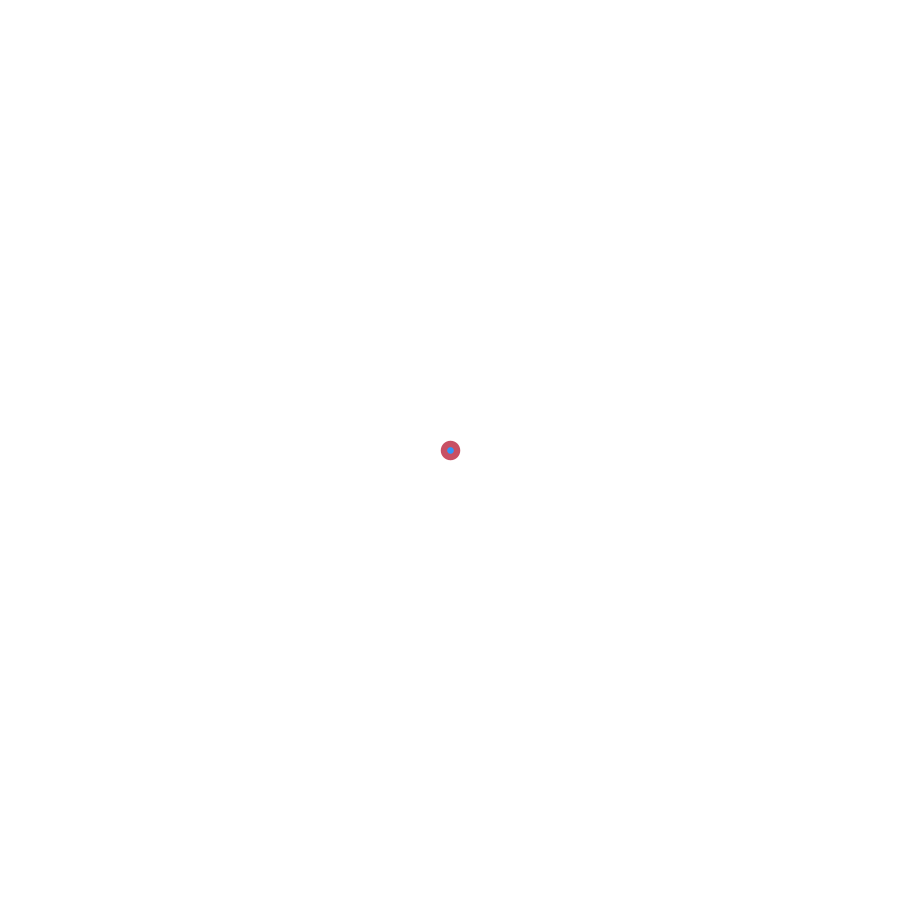
Frame 1 (no input)
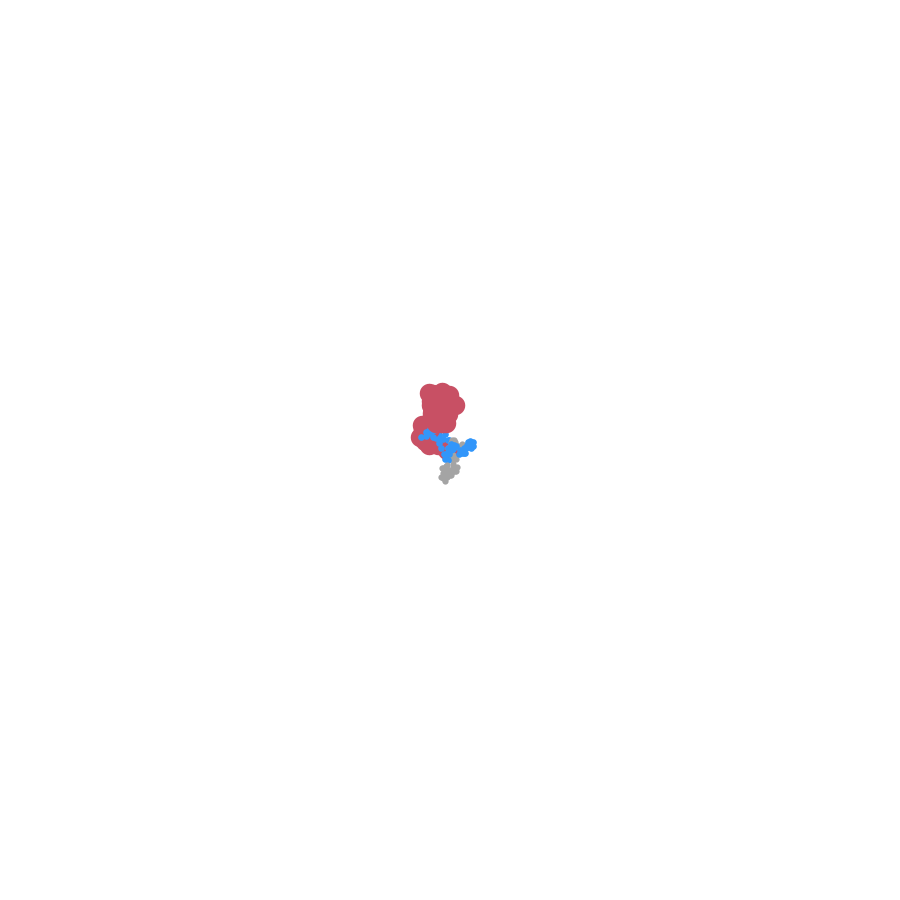
Frame 60 (the mouse pressed at the canvas centre just before this capture)
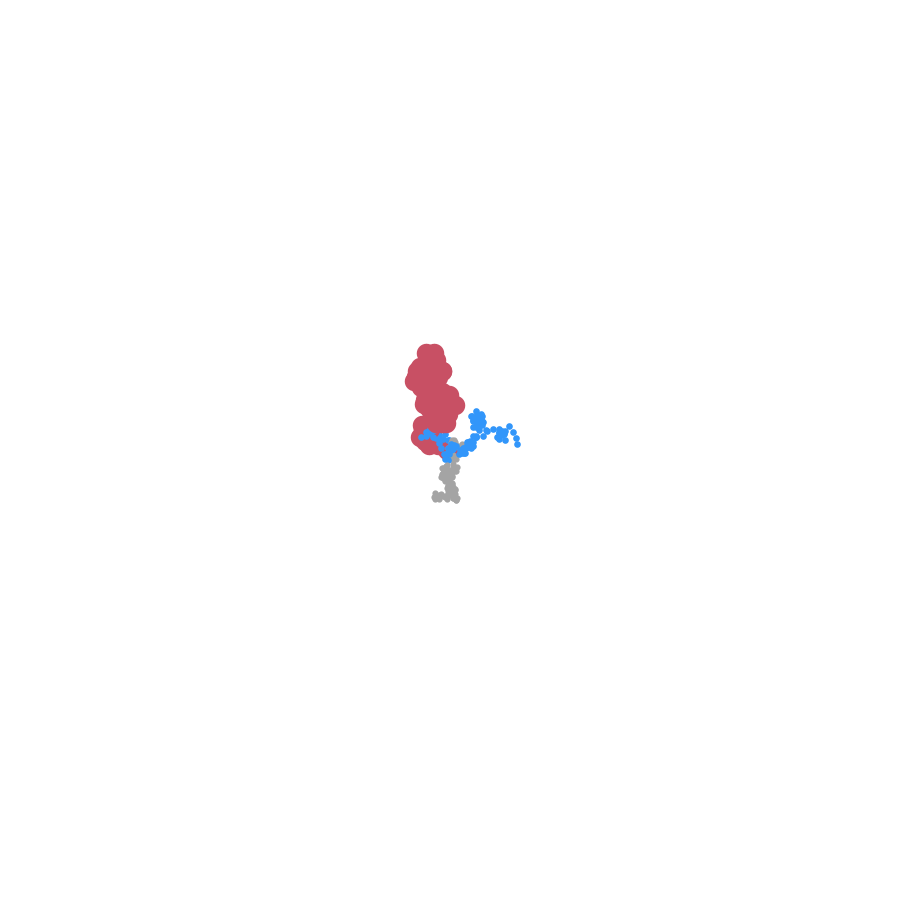
Frame 120 (the mouse held since frame 60 and released just before this capture)

The Processing sketch that drew these frames (run headless with seeded random() and noise(); from frame 60 on, the mouse is pressed at the canvas centre):

// Processing sketch: bolas_v2
// ── bolas_v2.pde
void setup() {
  size(900, 900);
  background(255);
  
  // Ahora que width y height están definidos, inicio los arrays para que me pille los valores (si no aparece donde quiere)
  coords = new int[][] {
    {width/2, height/2, width/2, height/2}, // Línea 1
    {width/2, height/2, width/2, height/2}, // Línea 2
    {width/2, height/2, width/2, height/2}  // Línea 3
  };
  
  colors = new int[] {color(random(255)), color(200, 80, 100), color(50, 150, 250)};
  weights = new float[] {random(5,10), random(10,20), random(6,9)};
  ranges = new float[][] {{-5, 5}, {-10, 10}, {-7, 7}};
}

void draw() {
  for (int i = 0; i < coords.length; i++) {
    drawLine(coords[i], colors[i], weights[i], ranges[i]);
  }
}

// ── puntos.pde
//array de arrays
int[][] coords;
int[] colors;
float[] weights;
float[][] ranges;





void drawLine(int[] coord, int c, float weight, float[] range) {
  stroke(c); // color de la línea
  strokeWeight(weight);
  line(coord[0], coord[1], coord[2], coord[3]);
  
  coord[2] += int(random(range[0], range[1]));
  coord[3] += int(random(range[0], range[1]));
  
  coord[2] = constrain(coord[2], 0, width);
  coord[3] = constrain(coord[3], 0, height);
  
  coord[0] = coord[2];
  coord[1] = coord[3];
}
